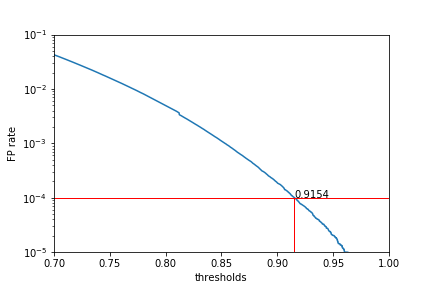

This chart was generated by the following Python code:
# -*- coding: utf-8 -*-
"""
Created on Fri Nov  2 15:04:05 2018

@author: root
"""
import numpy as np
from  matplotlib import pyplot as plt

with open ('FPR_fus3_DAP_seq.txt') as file_thresholds:
    plotfile = np.loadtxt(file_thresholds)
    window_num = plotfile[0]
    plotfile = plotfile/window_num
    x_scale = np.arange(0, 1.0001, 0.0001)
##    plt.scatter(plotfile[:,0], plotfile[:,1], s=10)
    plt.plot(x_scale, plotfile)
    plt.yscale('log')
    plt.xlim(0.7, 1.0)
    plt.ylim(10**(-5), 10**(-1))
    plt.xlabel('thresholds')
    plt.ylabel('FP rate')
    plt.axhline(y=.0001, xmin=0.0, xmax=1.00, linewidth = 1, color = 'red')   
    for i in range (len(plotfile)):
        if plotfile[i] < 0.0001:
            print (i)
            break
    plt.axvline(x = i/10000, ymin = 0.0, ymax = 0.25, linewidth = 1, color = 'red')
    plt.text(x = i/10000, y = 0.0001, s = str(i/10000))
#    plt.show()
#    plt.text(i, 0.25, 'aa'
    plt.savefig('threshold_plot_FUS3_DAP_seq.png', dpi=72)
    plt.savefig('threshold_plot_FUS3_DAP_seq.svg')
##    